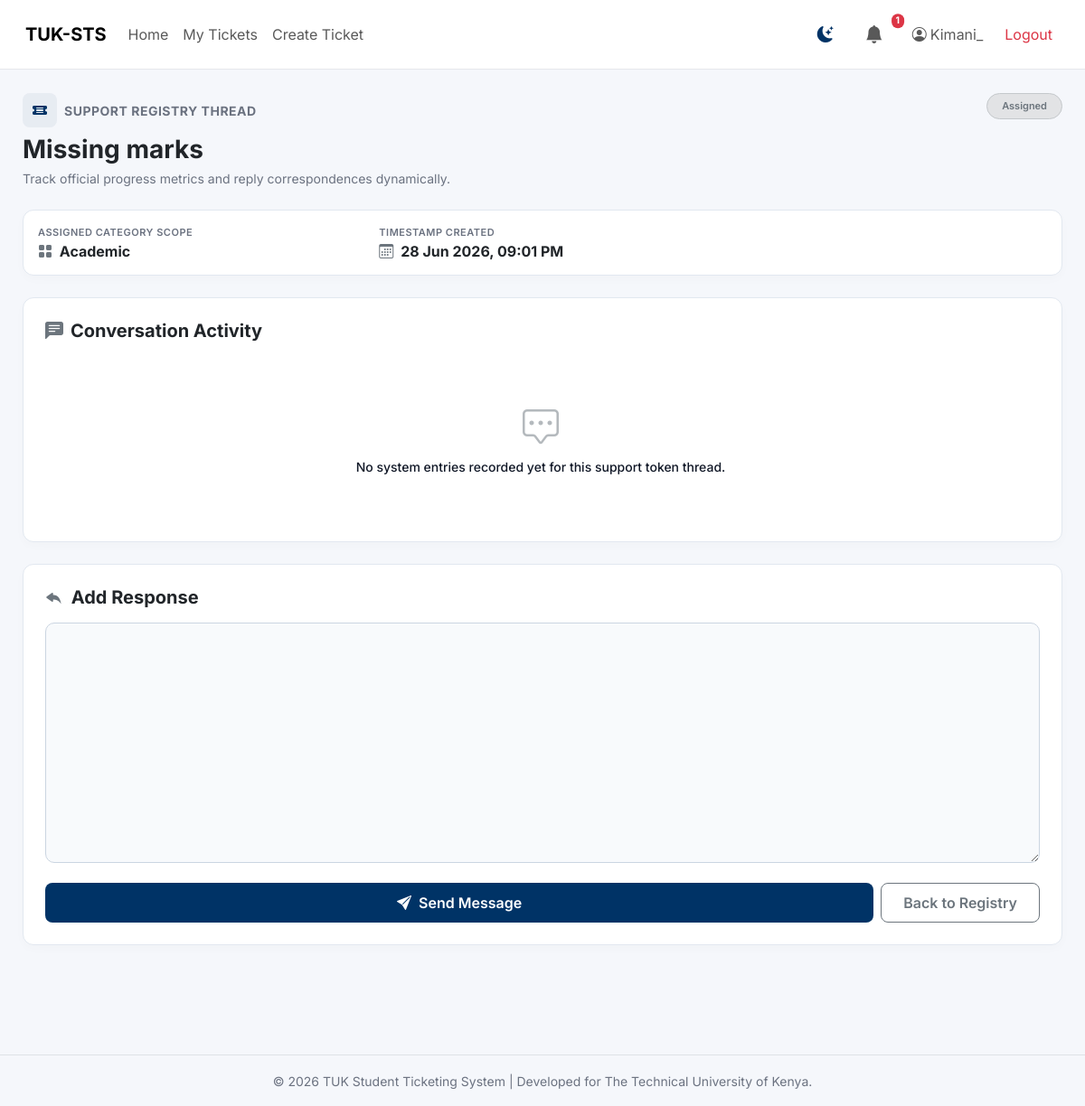
Page /tickets/10/ (signed in) on the committed database.
### accounts/models.py (models this page shows, shortened)
class User(AbstractUser):
    ROLE_STUDENT = "student"
    ROLE_STAFF = "staff"
    ROLE_ADMIN = "admin"
    ROLE_CHOICES = (
        (ROLE_STUDENT, "Student"),
        (ROLE_STAFF, "Staff"),
        (ROLE_ADMIN, "Admin"),
    )
    CATEGORY_CHOICES = (
        ("fees", "Fees"),
        ("clearance", "Clearance"),
        ("results", "Results"),
        ("other", "Other"),
    )
    role = models.CharField(
        max_length=20,
        choices=ROLE_CHOICES,
        default=ROLE_STUDENT
    )
    category = models.CharField(
        max_length=50,
        choices=CATEGORY_CHOICES,
        null=True,
        blank=True
    )
    reg_no = models.CharField(
    max_length=50,
        unique=True,
        blank=True,
        null=True
    )
    phone = models.CharField(max_length=20, blank=True, null=True)
    profile_pic = models.ImageField(
        upload_to='profiles/',
        null=True,
        blank=True
    )

### tickets/models.py (models this page shows, shortened)
class Ticket(models.Model):
    CATEGORY_CHOICES = (
        ('academic', 'Academic'),
        ('clearance', 'Clearance'),
        ('fees', 'Fees'),
        ('results', 'Results'),
        ('other', 'Other'),
    )
    STATUS_CHOICES = (
        ('assigned', 'Assigned'),
        ('in_progress', 'In Progress'),
        ('resolved', 'Resolved'),
        ('closed', 'Closed'),
    )
    title = models.CharField(max_length=255)
    description = models.TextField()
    category = models.CharField(max_length=50, choices=CATEGORY_CHOICES)
    status = models.CharField(
        max_length=50,
        choices=STATUS_CHOICES,
        default='assigned'
    )
    student = models.ForeignKey(
        settings.AUTH_USER_MODEL,
        on_delete=models.CASCADE,
        related_name='tickets'
    )
    assigned_to = models.ForeignKey(
        settings.AUTH_USER_MODEL,
        on_delete=models.SET_NULL,
        null=True,
        blank=True,
        related_name='assigned_tickets'
    )
    created_at = models.DateTimeField(auto_now_add=True)
    updated_at = models.DateTimeField(auto_now=True)

### tickets/views.py (the view)
# urls.py: path('<int:pk>/', views.ticket_detail, name='ticket_detail'),
@login_required
def ticket_detail(request, pk):
    ticket = get_object_or_404(Ticket, pk=pk)
    if not (request.user.is_superuser or request.user.role == 'staff' or ticket.student == request.user):
        return redirect('tickets:ticket_list')
    if request.method == 'POST':
        form = TicketResponseForm(request.POST)
        if form.is_valid():
            response_obj = form.save(commit=False)
            response_obj.ticket = ticket
            response_obj.responder = request.user
            response_obj.save()
            if request.user == ticket.student and ticket.status == 'resolved':
                ticket.status = 'open'
                ticket.save()
            if request.user.role == "staff" or request.user.is_superuser:
                Notification.objects.create(
                    user=ticket.student,
                    message=f"Staff member {request.user.username} sent you a message regarding Ticket #{ticket.pk}."
                )
            elif request.user == ticket.student and ticket.assigned_to:
                Notification.objects.create(
                    user=ticket.assigned_to,
                    message=f"Student {request.user.username} submitted a new reply to Ticket #{ticket.pk}."
                )
            return redirect('tickets:ticket_detail', pk=ticket.pk)
    else:
        form = TicketResponseForm()
    responses = ticket.responses.all().order_by('created_at')
    return render(request, 'tickets/ticket_detail.html', {
        'ticket': ticket,
        'responses': responses,
        'form': form
    })

### tickets/forms.py
class TicketResponseForm(forms.ModelForm):
    class Meta:
        model = TicketResponse
        fields = ['message']

### notifications/context_processors.py (called while the page is built)
def unread_notifications_count(request):
    if request.user.is_authenticated:
        return {
            'unread_notifications_count': Notification.objects.filter(user=request.user, is_read=False).count()
        }
    return {'unread_notifications_count': 0}

### templates/tickets/ticket_detail.html (shortened to what this page needs)
{% extends 'base.html' %}
{% block content %}
<div class="d-flex justify-content-between align-items-start flex-wrap gap-3 mb-4 mt-2">
    <div>
        <div class="d-flex align-items-center gap-2 mb-2">
            <div class="icon-badge-tuk">
                <i class="bi bi-ticket-detailed-fill"></i>
            </div>
            <span class="text-uppercase fw-bold text-muted small" style="letter-spacing: 0.5px;">Support Registry Thread</span>
        </div>
        <h2 class="fw-bold text-dark mb-1 h3">{{ ticket.title }}</h2>
        <p class="text-muted small mb-0">Track official progress metrics and reply correspondences dynamically.</p>
    </div>
    <div>
        {% if ticket.status == "resolved" %}
            <span class="badge bg-success-subtle text-success border border-success-subtle px-3 py-2 rounded-pill fw-semibold"><i class="bi bi-check-circle-fill me-1"></i> Resolved</span>
        {% elif ticket.status == "in_progress" %}
            <span class="badge bg-primary-subtle text-primary border border-primary-subtle px-3 py-2 rounded-pill fw-semibold"><i class="bi bi-hourglass-split me-1"></i> In Progress</span>
        {% elif ticket.status == "open" %}
            <span class="badge bg-warning-subtle text-warning-emphasis border border-warning-subtle px-3 py-2 rounded-pill fw-semibold"><i class="bi bi-envelope-open-fill me-1"></i> Open</span>
        {% else %}
            <span class="badge bg-secondary-subtle text-secondary border border-secondary-subtle px-3 py-2 rounded-pill fw-semibold">{{ ticket.status|title }}</span>
        {% endif %}
    </div>
</div>
<div class="detail-container-card p-3 mb-4">
    <div class="row g-3 text-center text-sm-start">
        <div class="col-sm-6 col-md-4">
            <p class="text-uppercase text-muted fw-semibold mb-1" style="font-size: 11px; letter-spacing: 0.5px;">Assigned Category Scope</p>
            <h6 class="mb-0 fw-bold text-dark"><i class="bi bi-grid-fill me-1 text-secondary"></i> {{ ticket.get_category_display }}</h6>
        </div>
        <div class="col-sm-6 col-md-4">
            <p class="text-uppercase text-muted fw-semibold mb-1" style="font-size: 11px; letter-spacing: 0.5px;">Timestamp Created</p>
            <h6 class="mb-0 fw-bold text-dark"><i class="bi bi-calendar3 me-1 text-secondary"></i> {{ ticket.created_at|date:"d M Y, h:i A" }}</h6>
        </div>
    </div>
</div>
<div class="detail-container-card p-4 mb-4">
    <h5 class="fw-bold text-dark mb-4">
        <i class="bi bi-chat-left-text-fill me-2 text-secondary"></i>Conversation Activity
    </h5>
    <div class="pe-1" style="max-height: 480px; overflow-y: auto;">
        {% for r in responses %}
            <div class="d-flex mb-3 {% if r.responder == user %}justify-content-end{% else %}justify-content-start{% endif %}">
                <div class="msg-bubble {% if r.responder == user %}msg-sent{% else %}msg-received{% endif %}">
                    <div class="d-flex align-items-center justify-content-between gap-4 mb-1 small">
                        <span class="fw-bold">
                            <i class="bi bi-person-circle me-1"></i>
                            {% if r.responder == user %}You{% else %}{{ r.responder.username }}{% endif %}
                        </span>
                        <span class="opacity-75" style="font-size: 11px;">
                            {{ r.created_at|date:"b d, h:i A" }}
                        </span>
                    </div>
                    <div class="text-break" style="font-size: 14.5px; line-height: 1.5;">
                        {{ r.message }}
                    </div>
                </div>
            </div>
        {% empty %}
            <div class="text-center text-muted py-5">
                <i class="bi bi-chat-square-dots text-secondary opacity-50 display-6 d-block mb-2"></i>
                <p class="mb-0 small fw-medium">No system entries recorded yet for this support token thread.</p>
            </div>
        {% endfor %}
    </div>
</div>
{% if user.role == "staff" or user.is_superuser or user == ticket.student %}
<div class="detail-container-card p-4 mb-5">
    <h5 class="fw-bold text-dark mb-3">
        <i class="bi bi-reply-fill me-1 text-secondary"></i> Add Response
    </h5>
    <form method="post" class="reply-form-wrapper" autocomplete="off">
        <div class="mb-3">
            {{ form.message }}
        </div>
        <div class="d-flex gap-2">
            <button type="submit" class="btn btn-tuk-blue flex-fill d-flex align-items-center justify-content-center gap-2">
                <i class="bi bi-send-fill"></i> Send Message
            </button>
            <a href="{% url 'tickets:ticket_list' %}" class="btn btn-outline-secondary px-4 d-flex align-items-center" style="border-radius:8px;">
                Back to Registry
            </a>
        </div>
    </form>
</div>
{% endif %}
{% endblock %}

### templates/base.html (shortened to what this page needs)
<!DOCTYPE html>
<html lang="en">
<head>
    {% load static %}
    <link href="https://cdn.jsdelivr.net/npm/bootstrap@5.3.3/dist/css/bootstrap.min.css" rel="stylesheet">
    <link href="https://cdn.jsdelivr.net/npm/bootstrap-icons@1.11.3/font/bootstrap-icons.css" rel="stylesheet">
    <link rel="stylesheet" href="{% static 'css/style.css' %}">
</head>
<body>
<nav class="navbar navbar-expand-lg px-3 fixed-top">
    <div class="container-fluid">
        <a class="navbar-brand fw-bold" href="{% url 'home' %}">
            TUK-STS
        </a>
        <div class="collapse navbar-collapse" id="topNav">
            <ul class="navbar-nav me-auto">
                <li class="nav-item">
                    <a class="nav-link" href="{% url 'accounts:dashboard_redirect' %}">Home</a>
                </li>
                {% if user.is_authenticated %}
                    {% if user.role == "student" %}
                        <li class="nav-item">
                            <a class="nav-link" href="{% url 'tickets:ticket_list' %}">My Tickets</a>
                        </li>
                        <li class="nav-item">
                            <a class="nav-link" href="{% url 'tickets:ticket_create' %}">Create Ticket</a>
                        </li>
                    {% endif %}
                {% endif %}
            </ul>
<ul class="navbar-nav ms-auto align-items-center gap-2">
{% if user.is_authenticated %}
    <li class="nav-item">
        <button id="theme-toggle" title="Toggle Theme">
            <i class="bi bi-moon-stars-fill" id="theme-icon"></i>
        </button>
    </li>
    <li class="nav-item">
        <a class="nav-link position-relative py-2 px-3"
           href="{% url 'notifications:notifications' %}"
           title="Notifications">
            <i class="bi bi-bell-fill fs-5"></i>
        </a>
    </li>
    <li class="nav-item">
        <a class="nav-link d-flex align-items-center gap-1"
           href="{% url 'accounts:profile' %}">
            <i class="bi bi-person-circle"></i>
            {{ user.username }}
        </a>
    </li>
    <li class="nav-item">
        <a class="nav-link text-danger"
           href="{% url 'accounts:logout' %}">
            Logout
        </a>
    </li>
                {% else %}
                    <li class="nav-item">
                        <a class="nav-link" href="{% url 'accounts:login' %}">
                            Login
                        </a>
                    </li>
                {% endif %}
            </ul>
        </div>
    </div>
</nav>
<div class="layout">
    <div class="main">
        {% block content %}{% endblock %}
    </div>
</div>
<footer class="text-center py-3 mt-5 border-top">
    <small class="text-muted">
        © {% now "Y" %} TUK Student Ticketing System | Developed for The Technical University of Kenya.
    </small>
</footer>
</body>
</html>

### static/css/style.css (style rules this page uses)
:root { --bg: #0f172a; --bg-soft: #111827; --surface: #1e293b; --surface-2: #111827; --text: #e5e7eb; --text-soft: #94a3b8; --border: rgba(255,255,255,0.08); --accent: #d98e2c; --accent-dark: #b97419; --success: #22c55e; --warning: #f59e0b; --danger: #ef4444; --info: #3b82f6; --radius: 14px; --shadow: 0 10px 25px rgba(0,0,0,0.3); }
* { box-sizing: border-box; }
body { margin: 0; font-family: 'Inter', sans-serif; background: #0f172a; color: #e5e7eb; }
a { text-decoration: none; color: inherit; }
.layout { padding-top: 70px; }
.main { max-width: 1200px; margin: auto; padding: 25px; }
.navbar { position: fixed; top: 0; left: 0; right: 0; z-index: 1000; background: rgba(15, 23, 42, 0.85); backdrop-filter: blur(10px); padding: 15px 25px; border-bottom: 1px solid var(--border); }
.btn { border-radius: 10px; font-weight: 600; }
.badge { padding: 4px 10px; border-radius: 999px; font-size: 11px; font-weight: 700; }
.text-muted { color: var(--text-soft); }
.fw-bold { font-weight: 700; }

### templates/base.html (style rules this page uses)
body { margin: 0; font-family: 'Inter', sans-serif; background: #f5f7fb; color: #111827; }
p, span, td, th, label, small { color: #111827; }
.text-muted { color: #6b7280 !important; }
.navbar { background: #ffffff; border-bottom: 1px solid #e5e7eb; }
.layout { padding-top: 70px; min-height: 100vh; }
.main { max-width: 1200px; margin: 0 auto; padding: 25px; }
body { transition: background .3s,color .3s; }
.navbar, .card-box, .panel, .metric-card, .page-heading, .table, footer { transition: background .35s ease, color .35s ease, border-color .35s ease; }
#theme-toggle { width:40px; height:40px; border:none; border-radius:50%; background:transparent; display:flex; align-items:center; justify-content:center; font-size:18px; color:#003366; transition:.3s; }

### templates/tickets/ticket_detail.html (style rules this page uses)
:root { --tuk-blue: #003366; --tuk-gold: #FFCC00; --tuk-light-bg: #f8fafc; --tuk-border: #e2e8f0; }
.icon-badge-tuk { background-color: rgba(0, 51, 102, 0.06); color: var(--tuk-blue); width: 38px; height: 38px; display: inline-flex; align-items: center; justify-content: center; border-radius: 8px; }
.detail-container-card { background: #ffffff; border: 1px solid var(--tuk-border); border-radius: 12px; box-shadow: 0 4px 12px rgba(0, 0, 0, 0.02); }
.reply-form-wrapper textarea, .reply-form-wrapper input { width: 100%; background: var(--tuk-light-bg) !important; border: 1px solid #cbd5e1 !important; border-radius: 10px !important; padding: 12px 16px !important; color: #1e293b !important; min-height: 100px; }
.btn-tuk-blue { background-color: var(--tuk-blue); color: white; border: none; font-weight: 600; padding: 10px 20px; border-radius: 8px; transition: all 0.2s ease; }

### rows in the picture
User: username "Kimani_"
Ticket: title "Missing marks", status "Assigned", category "Academic", created_at "28 Jun 2026, 09:01 PM"
